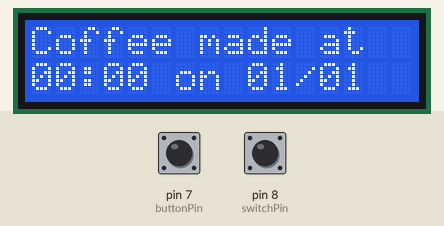
Bench run of a sketch on a simulated Arduino Uno, built with avr-gcc and run on an emulated ATmega328P. Shown: 16×2 character LCD. The inputs (shaded band) are chosen by the test bench; at power-on: pin 7 (buttonPin) HIGH, pin 8 (switchPin) LOW. The local clock reads 2024-03-15 10:24:30 at power-on unless the sketch sets it.

Above: at 1.2 s.
1.3 s: pin 7 (buttonPin) pulled LOW for 0.15 s
At 2.4 s:
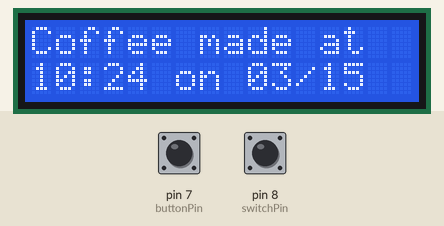
2.9 s: pin 8 (switchPin) pulled HIGH for 0.15 s
At 2.98 s:
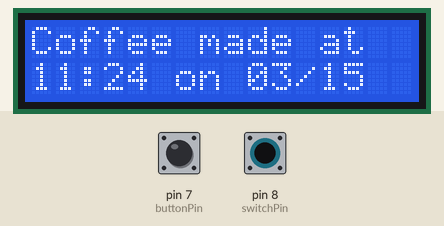
Timing chart, 0 to 5.9 s (numbered marks = the images above; inputs shaded):
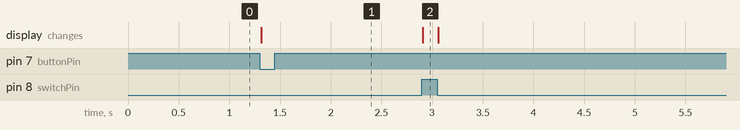

The sketch:

CoffeeClock.ino
```cpp
/*
  AUTHOR: CESAR KRISCHER,
    https://github.com/cesarak2
  DATE: BEGINNING OF 2021

  COFFEE CLOCK ARDUINO PROGRAM
  USED FOR REFRESHING TIME/DATE ONLY WHEN PRESSING A BUTTON

  PHYSICAl MODULES USED: LCD SCREEN, PUSH BUTTON, SWITCH ON/OFF AND RTC

  TO SET THE DAY AND TIME, IT WAS USED A THIRD PARTY PROGRAM:
  * Arduino DS3231 Real Time Clock Module Tutorial
  * Crated by Dejan Nedelkovski,
  * www.HowToMechatronics.com
  * DS3231 Library made by Henning Karlsen which can be found and downloaded from his website, www.rinkydinkelectronics.com.

  REFERENCE FOR FIRST DEVELOPMENT:
  https://www.arduino.cc/en/Tutorial/BuiltInExamples/Button

*/


#include <DS3231.h>        // includes the datetime module

#include <LiquidCrystal.h> // includes the LiquidCrystal Library

DS3231 rtc(SDA, SCL);
LiquidCrystal lcd(12, 11, 5, 4, 3, 2); // Creates an LC object. Parameters: (rs, enable, d4, d5, d6, d7)

const int buttonPin = 7; // the port number of the pushbutton pin that updates the date/time
const int switchPin = 8; // the port number of the switch for daylight savings
int buttonState = 0; // variable for reading the pushbutton status
int switchState = 0; // variable for reading the switch status

Time t; // this t will be the source of time and date down below.
int hour_to_display = 0;

void setup() {
  rtc.begin(); // Initialize the rtc object
  lcd.begin(16, 2); // Initializes the interface to the LCD screen, and specifies the dimensions (width and height) of the display }
  pinMode(buttonPin, INPUT);
  pinMode(switchPin, INPUT);
  Serial.begin(115200);
}

// The program is a constant loop that checks if the button is being pressed and refreshes the datetime t variable.
// The LCD is constantly refreshed with the datetime t, so clicking the button makes them [t and LCD] refresh instantly.
// To avoid updating the daylight savings time twice a year, it was installed a switch on the side of the coffee clock
// that simply adds 1 to the current hour when is on. The t is then displayed on the screen as the new time.

void loop() {
  lcd.setCursor(0, 0);
  lcd.print("Coffee made at  "); //first line of the LCD. Two extra spaces to force the display to always show blank.

  // reads the state of the pushbutton (refresh) and switch (daylight savings) values:
  buttonState = digitalRead(buttonPin);
  switchState = digitalRead(switchPin);

  // checks if the pushbutton is pressed and updates t. If it is, the buttonState is LOW:
  if (buttonState == LOW) {
    t = rtc.getTime();
  }
  // checks for daylight savings and adds (or not) an extra hour to t. Note that
  // this is independent from t being refreshed.
  if (switchState == HIGH) {
    //Serial.print(" switch is on, ");
    hour_to_display = t.hour + 1;
  } else {
    hour_to_display = t.hour;
    //Serial.print(" switch is off, ");
  }
  // this forces cleaning the screen for a variable with one digit that comes after
  // a variable with two digits.
  if (hour_to_display < 10) { // if hour is below 10, add extra 0
    lcd.setCursor(0, 1);
    lcd.print("0");
    lcd.setCursor(1, 1);
    lcd.print(hour_to_display);
  } else {
    lcd.setCursor(0, 1);
    lcd.print(hour_to_display);
  }

  lcd.setCursor(2, 2); // time separation
  lcd.print(":");

  // this forces cleaning the screen for a variable with one digit that comes after
  // a variable with two digits.
  if (t.min < 10) { // if minutes is below 10, add extra 0
    lcd.setCursor(3, 1);
    lcd.print("0");
    lcd.setCursor(4, 1);
    lcd.print(t.min);
  } else {
    lcd.setCursor(3, 1);
    lcd.print(t.min);
  }

  lcd.setCursor(5, 1); // date and time separation
  lcd.print(" on ");

  // this forces cleaning the screen for a variable with one digit that comes after
  // a variable with two digits.
  if (t.mon < 10) { // if month is below 10, add extra 0
    lcd.setCursor(9, 1);
    lcd.print("0");
    lcd.setCursor(10, 1);
    lcd.print(t.mon);
  } else {
    lcd.setCursor(9, 1);
    lcd.print(t.mon);
  }

  lcd.setCursor(11, 1); // date separation
  lcd.print("/");

  // this forces cleaning the screen for a variable with one digit that comes after
  // a variable with two digits.
  if (t.date < 10) { // if day is below 10, add extra 0
    lcd.setCursor(12, 1);
    lcd.print("0");
    lcd.setCursor(13, 1);
    lcd.print(t.date);
  } else {
    lcd.setCursor(12, 1);
    lcd.print(t.date);
  }

  lcd.setCursor(14, 1); // to force a blank space in case of malfunction
  lcd.print("  ");
  //Serial.print(t.hour); //test button
  //Serial.print(" button is not pressed "); //test button
  if (switchState == HIGH) {
    //Serial.print(" dayligth savings on || ");
  } else {
    //Serial.print(" dayligth savings on || ");
  }
  delay(10);
}
```

Measured:
- after the input at 1.3 s, the display: changes at once (image 1)
- after the input at 2.9 s, the display: changes at once (image 2)
